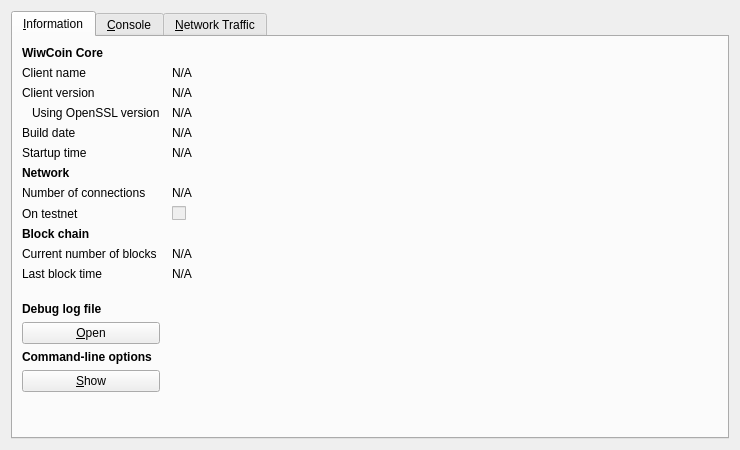
<?xml version="1.0" encoding="UTF-8"?>
<ui version="4.0">
 <class>RPCConsole</class>
 <widget class="QDialog" name="RPCConsole">
  <property name="geometry">
   <rect>
    <x>0</x>
    <y>0</y>
    <width>740</width>
    <height>450</height>
   </rect>
  </property>
  <property name="windowTitle">
   <string>WiwCoin - Debug window</string>
  </property>
  <layout class="QVBoxLayout" name="verticalLayout_2">
   <item>
    <widget class="QTabWidget" name="tabWidget">
     <property name="currentIndex">
      <number>0</number>
     </property>
     <widget class="QWidget" name="tab_info">
      <attribute name="title">
       <string>&amp;Information</string>
      </attribute>
      <layout class="QGridLayout" name="gridLayout" columnstretch="0,1">
       <property name="horizontalSpacing">
        <number>12</number>
       </property>
       <item row="0" column="0">
        <widget class="QLabel" name="label_9">
         <property name="font">
          <font>
           <weight>75</weight>
           <bold>true</bold>
          </font>
         </property>
         <property name="text">
          <string>WiwCoin Core</string>
         </property>
        </widget>
       </item>
       <item row="1" column="0">
        <widget class="QLabel" name="label_5">
         <property name="text">
          <string>Client name</string>
         </property>
        </widget>
       </item>
       <item row="1" column="1">
        <widget class="QLabel" name="clientName">
         <property name="cursor">
          <cursorShape>IBeamCursor</cursorShape>
         </property>
         <property name="text">
          <string>N/A</string>
         </property>
         <property name="textFormat">
          <enum>Qt::PlainText</enum>
         </property>
         <property name="textInteractionFlags">
          <set>Qt::LinksAccessibleByMouse|Qt::TextSelectableByKeyboard|Qt::TextSelectableByMouse</set>
         </property>
        </widget>
       </item>
       <item row="2" column="0">
        <widget class="QLabel" name="label_6">
         <property name="text">
          <string>Client version</string>
         </property>
        </widget>
       </item>
       <item row="2" column="1">
        <widget class="QLabel" name="clientVersion">
         <property name="cursor">
          <cursorShape>IBeamCursor</cursorShape>
         </property>
         <property name="text">
          <string>N/A</string>
         </property>
         <property name="textFormat">
          <enum>Qt::PlainText</enum>
         </property>
         <property name="textInteractionFlags">
          <set>Qt::LinksAccessibleByMouse|Qt::TextSelectableByKeyboard|Qt::TextSelectableByMouse</set>
         </property>
        </widget>
       </item>
       <item row="3" column="0">
        <widget class="QLabel" name="label_14">
         <property name="text">
          <string>Using OpenSSL version</string>
         </property>
         <property name="indent">
          <number>10</number>
         </property>
        </widget>
       </item>
       <item row="3" column="1">
        <widget class="QLabel" name="openSSLVersion">
         <property name="cursor">
          <cursorShape>IBeamCursor</cursorShape>
         </property>
         <property name="text">
          <string>N/A</string>
         </property>
         <property name="textFormat">
          <enum>Qt::PlainText</enum>
         </property>
         <property name="textInteractionFlags">
          <set>Qt::LinksAccessibleByMouse|Qt::TextSelectableByKeyboard|Qt::TextSelectableByMouse</set>
         </property>
        </widget>
       </item>
       <item row="4" column="0">
        <widget class="QLabel" name="label_12">
         <property name="text">
          <string>Build date</string>
         </property>
        </widget>
       </item>
       <item row="4" column="1">
        <widget class="QLabel" name="buildDate">
         <property name="cursor">
          <cursorShape>IBeamCursor</cursorShape>
         </property>
         <property name="text">
          <string>N/A</string>
         </property>
         <property name="textFormat">
          <enum>Qt::PlainText</enum>
         </property>
         <property name="textInteractionFlags">
          <set>Qt::LinksAccessibleByMouse|Qt::TextSelectableByKeyboard|Qt::TextSelectableByMouse</set>
         </property>
        </widget>
       </item>
       <item row="5" column="0">
        <widget class="QLabel" name="label_13">
         <property name="text">
          <string>Startup time</string>
         </property>
        </widget>
       </item>
       <item row="5" column="1">
        <widget class="QLabel" name="startupTime">
         <property name="cursor">
          <cursorShape>IBeamCursor</cursorShape>
         </property>
         <property name="text">
          <string>N/A</string>
         </property>
         <property name="textFormat">
          <enum>Qt::PlainText</enum>
         </property>
         <property name="textInteractionFlags">
          <set>Qt::LinksAccessibleByMouse|Qt::TextSelectableByKeyboard|Qt::TextSelectableByMouse</set>
         </property>
        </widget>
       </item>
       <item row="6" column="0">
        <widget class="QLabel" name="label_11">
         <property name="font">
          <font>
           <weight>75</weight>
           <bold>true</bold>
          </font>
         </property>
         <property name="text">
          <string>Network</string>
         </property>
        </widget>
       </item>
       <item row="7" column="0">
        <widget class="QLabel" name="label_7">
         <property name="text">
          <string>Number of connections</string>
         </property>
        </widget>
       </item>
       <item row="7" column="1">
        <widget class="QLabel" name="numberOfConnections">
         <property name="cursor">
          <cursorShape>IBeamCursor</cursorShape>
         </property>
         <property name="text">
          <string>N/A</string>
         </property>
         <property name="textFormat">
          <enum>Qt::PlainText</enum>
         </property>
         <property name="textInteractionFlags">
          <set>Qt::LinksAccessibleByMouse|Qt::TextSelectableByKeyboard|Qt::TextSelectableByMouse</set>
         </property>
        </widget>
       </item>
       <item row="8" column="0">
        <widget class="QLabel" name="label_8">
         <property name="text">
          <string>On testnet</string>
         </property>
        </widget>
       </item>
       <item row="8" column="1">
        <widget class="QCheckBox" name="isTestNet">
         <property name="enabled">
          <bool>false</bool>
         </property>
         <property name="text">
          <string/>
         </property>
        </widget>
       </item>
       <item row="9" column="0">
        <widget class="QLabel" name="label_10">
         <property name="font">
          <font>
           <weight>75</weight>
           <bold>true</bold>
          </font>
         </property>
         <property name="text">
          <string>Block chain</string>
         </property>
        </widget>
       </item>
       <item row="10" column="0">
        <widget class="QLabel" name="label_3">
         <property name="text">
          <string>Current number of blocks</string>
         </property>
        </widget>
       </item>
       <item row="10" column="1">
        <widget class="QLabel" name="numberOfBlocks">
         <property name="cursor">
          <cursorShape>IBeamCursor</cursorShape>
         </property>
         <property name="text">
          <string>N/A</string>
         </property>
         <property name="textFormat">
          <enum>Qt::PlainText</enum>
         </property>
         <property name="textInteractionFlags">
          <set>Qt::LinksAccessibleByMouse|Qt::TextSelectableByKeyboard|Qt::TextSelectableByMouse</set>
         </property>
        </widget>
       </item>
       <item row="11" column="0">
        <widget class="QLabel" name="label_2">
         <property name="text">
          <string>Last block time</string>
         </property>
        </widget>
       </item>
       <item row="11" column="1">
        <widget class="QLabel" name="lastBlockTime">
         <property name="cursor">
          <cursorShape>IBeamCursor</cursorShape>
         </property>
         <property name="text">
          <string>N/A</string>
         </property>
         <property name="textFormat">
          <enum>Qt::PlainText</enum>
         </property>
         <property name="textInteractionFlags">
          <set>Qt::LinksAccessibleByMouse|Qt::TextSelectableByKeyboard|Qt::TextSelectableByMouse</set>
         </property>
        </widget>
       </item>
       <item row="12" column="0">
        <spacer name="verticalSpacer_2">
         <property name="orientation">
          <enum>Qt::Vertical</enum>
         </property>
         <property name="sizeHint" stdset="0">
          <size>
           <width>20</width>
           <height>20</height>
          </size>
         </property>
        </spacer>
       </item>
       <item row="13" column="0">
        <widget class="QLabel" name="labelDebugLogfile">
         <property name="font">
          <font>
           <weight>75</weight>
           <bold>true</bold>
          </font>
         </property>
         <property name="text">
          <string>Debug log file</string>
         </property>
        </widget>
       </item>
       <item row="14" column="0">
        <widget class="QPushButton" name="openDebugLogfileButton">
         <property name="toolTip">
          <string>Open the WiwCoin debug log file from the current data directory. This can take a few seconds for large log files.</string>
         </property>
         <property name="text">
          <string>&amp;Open</string>
         </property>
         <property name="autoDefault">
          <bool>false</bool>
         </property>
        </widget>
       </item>
       <item row="15" column="0">
        <widget class="QLabel" name="labelCLOptions">
         <property name="font">
          <font>
           <weight>75</weight>
           <bold>true</bold>
          </font>
         </property>
         <property name="text">
          <string>Command-line options</string>
         </property>
        </widget>
       </item>
       <item row="16" column="0">
        <widget class="QPushButton" name="showCLOptionsButton">
         <property name="toolTip">
          <string>Show the WiwCoin-Qt help message to get a list with possible WiwCoin command-line options.</string>
         </property>
         <property name="text">
          <string>&amp;Show</string>
         </property>
         <property name="autoDefault">
          <bool>false</bool>
         </property>
        </widget>
       </item>
       <item row="17" column="0">
        <spacer name="verticalSpacer">
         <property name="orientation">
          <enum>Qt::Vertical</enum>
         </property>
         <property name="sizeHint" stdset="0">
          <size>
           <width>20</width>
           <height>40</height>
          </size>
         </property>
        </spacer>
       </item>
      </layout>
     </widget>
     <widget class="QWidget" name="tab_console">
      <attribute name="title">
       <string>&amp;Console</string>
      </attribute>
      <layout class="QVBoxLayout" name="verticalLayout_3">
       <property name="spacing">
        <number>3</number>
       </property>
       <item>
        <widget class="QTextEdit" name="messagesWidget">
         <property name="minimumSize">
          <size>
           <width>0</width>
           <height>100</height>
          </size>
         </property>
         <property name="readOnly">
          <bool>true</bool>
         </property>
         <property name="tabKeyNavigation" stdset="0">
          <bool>false</bool>
         </property>
         <property name="columnCount" stdset="0">
          <number>2</number>
         </property>
        </widget>
       </item>
       <item>
        <layout class="QHBoxLayout" name="horizontalLayout">
         <property name="spacing">
          <number>3</number>
         </property>
         <item>
          <widget class="QLabel" name="label">
           <property name="text">
            <string notr="true">&gt;</string>
           </property>
          </widget>
         </item>
         <item>
          <widget class="QLineEdit" name="lineEdit"/>
         </item>
         <item>
          <widget class="QPushButton" name="clearButton">
           <property name="maximumSize">
            <size>
             <width>24</width>
             <height>24</height>
            </size>
           </property>
           <property name="toolTip">
            <string>Clear console</string>
           </property>
           <property name="text">
            <string/>
           </property>
           <property name="icon">
            <iconset resource="../bitcoin.qrc">
             <normaloff>:/icons/remove</normaloff>:/icons/remove</iconset>
           </property>
           <property name="shortcut">
            <string notr="true">Ctrl+L</string>
           </property>
           <property name="autoDefault">
            <bool>false</bool>
           </property>
          </widget>
         </item>
        </layout>
       </item>
      </layout>
     </widget>
     <widget class="QWidget" name="tab">
      <attribute name="title">
       <string>&amp;Network Traffic</string>
      </attribute>
      <layout class="QHBoxLayout" name="horizontalLayout_3">
       <item>
        <layout class="QVBoxLayout" name="verticalLayout_4">
         <item>
          <widget class="TrafficGraphWidget" name="trafficGraph" native="true">
           <property name="sizePolicy">
            <sizepolicy hsizetype="Expanding" vsizetype="Expanding">
             <horstretch>0</horstretch>
             <verstretch>0</verstretch>
            </sizepolicy>
           </property>
          </widget>
         </item>
         <item>
          <layout class="QHBoxLayout" name="horizontalLayout_2">
           <item>
            <widget class="QSlider" name="sldGraphRange">
             <property name="minimum">
              <number>1</number>
             </property>
             <property name="maximum">
              <number>288</number>
             </property>
             <property name="pageStep">
              <number>12</number>
             </property>
             <property name="value">
              <number>6</number>
             </property>
             <property name="orientation">
              <enum>Qt::Horizontal</enum>
             </property>
            </widget>
           </item>
           <item>
            <widget class="QLabel" name="lblGraphRange">
             <property name="minimumSize">
              <size>
               <width>100</width>
               <height>0</height>
              </size>
             </property>
             <property name="alignment">
              <set>Qt::AlignCenter</set>
             </property>
            </widget>
           </item>
           <item>
            <widget class="QPushButton" name="btnClearTrafficGraph">
             <property name="text">
              <string>&amp;Clear</string>
             </property>
            </widget>
           </item>
          </layout>
         </item>
        </layout>
       </item>
       <item>
        <layout class="QVBoxLayout" name="verticalLayout">
         <item>
          <widget class="QGroupBox" name="groupBox">
           <property name="title">
            <string>Totals</string>
           </property>
           <layout class="QVBoxLayout" name="verticalLayout_5">
            <item>
             <layout class="QHBoxLayout" name="horizontalLayout_4">
              <item>
               <widget class="Line" name="line">
                <property name="sizePolicy">
                 <sizepolicy hsizetype="Fixed" vsizetype="Fixed">
                  <horstretch>0</horstretch>
                  <verstretch>0</verstretch>
                 </sizepolicy>
                </property>
                <property name="minimumSize">
                 <size>
                  <width>10</width>
                  <height>0</height>
                 </size>
                </property>
                <property name="palette">
                 <palette>
                  <active>
                   <colorrole role="Light">
                    <brush brushstyle="SolidPattern">
                     <color alpha="255">
                      <red>0</red>
                      <green>255</green>
                      <blue>0</blue>
                     </color>
                    </brush>
                   </colorrole>
                  </active>
                  <inactive>
                   <colorrole role="Light">
                    <brush brushstyle="SolidPattern">
                     <color alpha="255">
                      <red>0</red>
                      <green>255</green>
                      <blue>0</blue>
                     </color>
                    </brush>
                   </colorrole>
                  </inactive>
                  <disabled>
                   <colorrole role="Light">
                    <brush brushstyle="SolidPattern">
                     <color alpha="255">
                      <red>0</red>
                      <green>255</green>
                      <blue>0</blue>
                     </color>
                    </brush>
                   </colorrole>
                  </disabled>
                 </palette>
                </property>
                <property name="orientation">
                 <enum>Qt::Horizontal</enum>
                </property>
               </widget>
              </item>
              <item>
               <widget class="QLabel" name="label_16">
                <property name="text">
                 <string>In:</string>
                </property>
               </widget>
              </item>
              <item>
               <widget class="QLabel" name="lblBytesIn">
                <property name="minimumSize">
                 <size>
                  <width>50</width>
                  <height>0</height>
                 </size>
                </property>
                <property name="alignment">
                 <set>Qt::AlignRight|Qt::AlignTrailing|Qt::AlignVCenter</set>
                </property>
               </widget>
              </item>
             </layout>
            </item>
            <item>
             <layout class="QHBoxLayout" name="horizontalLayout_5">
              <item>
               <widget class="Line" name="line_2">
                <property name="sizePolicy">
                 <sizepolicy hsizetype="Fixed" vsizetype="Fixed">
                  <horstretch>0</horstretch>
                  <verstretch>0</verstretch>
                 </sizepolicy>
                </property>
                <property name="minimumSize">
                 <size>
                  <width>10</width>
                  <height>0</height>
                 </size>
                </property>
                <property name="palette">
                 <palette>
                  <active>
                   <colorrole role="Light">
                    <brush brushstyle="SolidPattern">
                     <color alpha="255">
                      <red>255</red>
                      <green>0</green>
                      <blue>0</blue>
                     </color>
                    </brush>
                   </colorrole>
                  </active>
                  <inactive>
                   <colorrole role="Light">
                    <brush brushstyle="SolidPattern">
                     <color alpha="255">
                      <red>255</red>
                      <green>0</green>
                      <blue>0</blue>
                     </color>
                    </brush>
                   </colorrole>
                  </inactive>
                  <disabled>
                   <colorrole role="Light">
                    <brush brushstyle="SolidPattern">
                     <color alpha="255">
                      <red>255</red>
                      <green>0</green>
                      <blue>0</blue>
                     </color>
                    </brush>
                   </colorrole>
                  </disabled>
                 </palette>
                </property>
                <property name="orientation">
                 <enum>Qt::Horizontal</enum>
                </property>
               </widget>
              </item>
              <item>
               <widget class="QLabel" name="label_17">
                <property name="text">
                 <string>Out:</string>
                </property>
               </widget>
              </item>
              <item>
               <widget class="QLabel" name="lblBytesOut">
                <property name="minimumSize">
                 <size>
                  <width>50</width>
                  <height>0</height>
                 </size>
                </property>
                <property name="alignment">
                 <set>Qt::AlignRight|Qt::AlignTrailing|Qt::AlignVCenter</set>
                </property>
               </widget>
              </item>
             </layout>
            </item>
            <item>
             <spacer name="verticalSpacer_4">
              <property name="orientation">
               <enum>Qt::Vertical</enum>
              </property>
              <property name="sizeHint" stdset="0">
               <size>
                <width>20</width>
                <height>407</height>
               </size>
              </property>
             </spacer>
            </item>
           </layout>
          </widget>
         </item>
        </layout>
       </item>
      </layout>
     </widget>
    </widget>
   </item>
  </layout>
 </widget>
 <customwidgets>
  <customwidget>
   <class>TrafficGraphWidget</class>
   <extends>QWidget</extends>
   <header>trafficgraphwidget.h</header>
   <container>1</container>
   <slots>
    <slot>clear()</slot>
   </slots>
  </customwidget>
 </customwidgets>
 <resources>
  <include location="../bitcoin.qrc"/>
 </resources>
 <connections/>
</ui>
